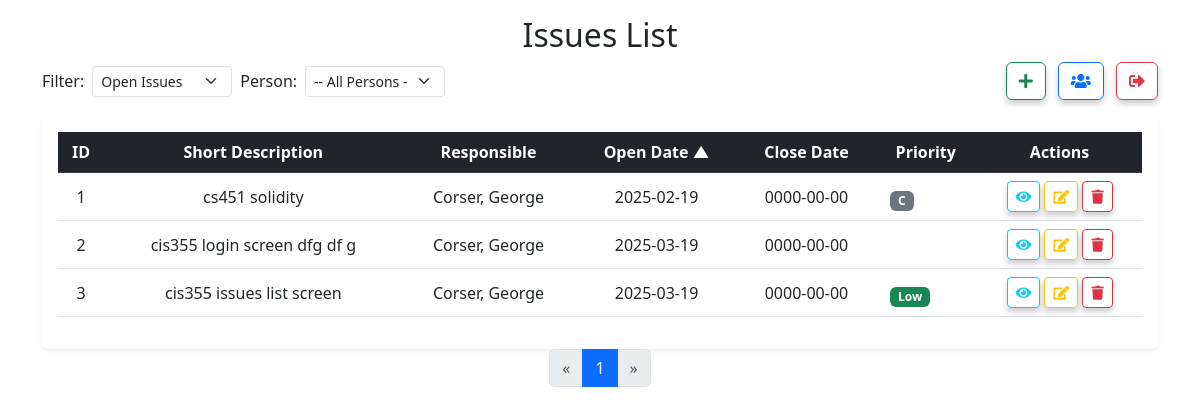
Page /issues_list.php (signed in) on the earlier database version.
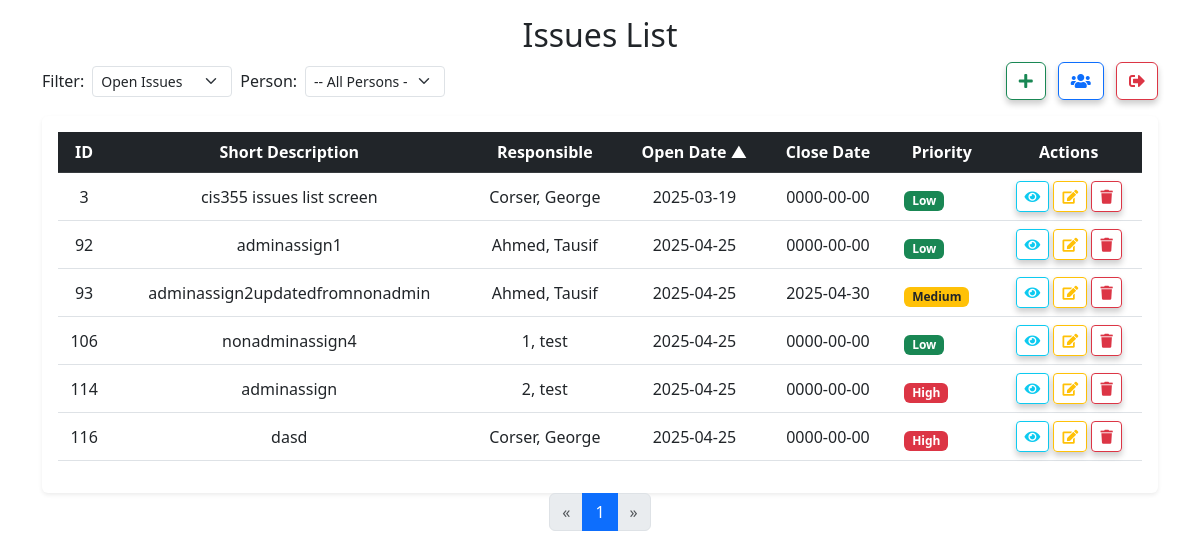
Same page on the later database version.
### tables this page shows
CREATE TABLE `iss_issues` (
  `id` int(11) NOT NULL,
  `short_description` varchar(255) NOT NULL,
  `long_description` text NOT NULL,
  `open_date` date NOT NULL,
  `close_date` date NOT NULL,
  `priority` varchar(255) NOT NULL,
  `org` varchar(255) NOT NULL,
  `project` varchar(255) NOT NULL,
  `per_id` int(11) NOT NULL,
  `created_by` int(11) NOT NULL,
  `pdf_attachment` varchar(255) DEFAULT NULL
);

CREATE TABLE `iss_persons` (
  `id` int(11) NOT NULL,
  `fname` varchar(255) NOT NULL,
  `lname` varchar(255) NOT NULL,
  `mobile` varchar(15) DEFAULT NULL,
  `email` varchar(255) NOT NULL,
  `pwd_hash` varchar(255) NOT NULL,
  `pwd_salt` varchar(255) NOT NULL,
  `admin` varchar(255) NOT NULL,
  `verified` tinyint(1) NOT NULL DEFAULT 0,
  `verify_token` varchar(255) DEFAULT NULL
);

### issues_list.php (the view, shortened to what this page needs)
<?php
$pdo = Database::connect();
$sql = "UPDATE iss_issues
        SET per_id = NULL
        WHERE per_id NOT IN (SELECT id FROM iss_persons)";
$pdo->exec($sql);
$filter = isset($_GET['filter']) ? $_GET['filter'] : 'open';
$sort = isset($_GET['sort']) ? $_GET['sort'] : 'open_date';
$order = isset($_GET['order']) ? $_GET['order'] : 'ASC';
$allowedSorts = ['id', 'short_description', 'open_date', 'close_date', 'priority', 'responsible'];
$sort = in_array($sort, $allowedSorts) ? $sort : 'open_date';
$order = strtoupper($order) === 'DESC' ? 'DESC' : 'ASC';
if ($sort === 'priority') {
    if ($order === 'ASC') {
        $order_by_clause = "FIELD(i.priority, 'Low', 'Medium', 'High')";
    } else {
        $order_by_clause = "FIELD(i.priority, 'High', 'Medium', 'Low')";
    }
} elseif ($sort === 'responsible') {
    $order_by_clause = "responsible.lname $order, responsible.fname $order";
} else {
    $order_by_clause = "i.$sort $order";
}
$limit = 10;
$page = isset($_GET['page']) ? (int)$_GET['page'] : 1;
$page = max(1, $page);
$search = isset($_GET['search']) ? trim($_GET['search']) : '';
if ($filter === 'open') {
    $count_sql = "SELECT COUNT(*) FROM iss_issues WHERE (close_date IS NULL OR close_date > NOW())";
} elseif ($filter === 'closed') {
    $count_sql = "SELECT COUNT(*) FROM iss_issues
                  WHERE close_date < NOW()
                  AND close_date != '0000-00-00'";
} else {
    $count_sql = "SELECT COUNT(*) FROM iss_issues";
}
$total_issues = $pdo->query($count_sql)->fetchColumn();
$total_pages = ceil($total_issues / $limit);
$page = min($page, $total_pages);
$offset = ($page - 1) * $limit;
$offset = max(0, $offset);
$sql = "SELECT i.*,
               creator.fname AS creator_fname, creator.lname AS creator_lname,
               responsible.fname AS responsible_fname, responsible.lname AS responsible_lname
        FROM iss_issues i
        LEFT JOIN iss_persons creator ON i.created_by = creator.id
        LEFT JOIN iss_persons responsible ON i.per_id = responsible.id
        WHERE (i.short_description LIKE :search OR i.long_description LIKE :search)";
if ($filter === 'open') {
    $sql .= " AND (i.close_date IS NULL OR i.close_date = '0000-00-00' OR i.close_date > NOW())";
} elseif ($filter === 'closed') {
    $sql .= " AND i.close_date != '0000-00-00' AND i.close_date < NOW()";
}
$sql .= " ORDER BY $order_by_clause LIMIT :limit OFFSET :offset";
$params = [
    'search' => "%$search%",
    'limit' => $limit,
    'offset' => $offset,
];
$stmt = $pdo->prepare($sql);
$stmt->bindValue(':search', $params['search'], PDO::PARAM_STR);
$stmt->bindValue(':limit', $params['limit'], PDO::PARAM_INT);
$stmt->bindValue(':offset', $params['offset'], PDO::PARAM_INT);
$stmt->execute();
$issues = $stmt->fetchAll(PDO::FETCH_ASSOC);
?>
<!DOCTYPE html>
<html lang="en">
<head>
    <link href="https://cdn.jsdelivr.net/npm/bootstrap@5.3.0/dist/css/bootstrap.min.css" rel="stylesheet">
    <link href="https://cdnjs.cloudflare.com/ajax/libs/font-awesome/5.15.4/css/all.min.css" rel="stylesheet">
</head>
<body>
    <div class="container mt-3">
        <h2 class="text-center">Issues List</h2>
        <div class="d-flex justify-content-between align-items-center mb-3">
            <form method="GET" class="d-flex align-items-center">
                <label for="filter" class="me-2">Filter:</label>
                <select name="filter" id="filter" class="form-select form-select-sm me-2" onchange="this.form.submit()">
                    <option value="open" <?= $filter === 'open' ? 'selected' : ''; ?>>Open Issues</option>
                </select>
                <label for="person_filter" class="me-2">Person:</label>
                <select name="person_filter" id="person_filter" class="form-select form-select-sm me-2" onchange="this.form.submit()">
                    <option value="">-- All Persons --</option>
                </select>
            </form>
            <div>
                <button class="btn btn-outline-success me-2 custom-btn" data-bs-toggle="modal" data-bs-target="#addIssueModal" title="Add Issue">
                    <i class="fas fa-plus"></i>
                </button>
                <?php if ($_SESSION['admin'] === "Y"): ?>
                    <a href="persons_list.php" class="btn btn-outline-primary me-2 custom-btn" title="Manage Persons">
                        <i class="fas fa-users"></i>
                    </a>
                <?php endif; ?>
                <a href="logout.php" class="btn btn-outline-danger custom-btn" title="Logout">
                    <i class="fas fa-sign-out-alt"></i>
                </a>
            </div>
        </div>
        <div class="table-responsive rounded shadow-sm bg-white p-3">
            <table class="table table-hover align-middle text-center">
                <thead class="table-dark text-center align-middle">
                    <tr>
                        <th>
                            <a href="issues_list.php?filter=<?= $filter ?>&sort=id&order=<?= ($sort === 'id' && $order === 'ASC') ? 'DESC' : 'ASC' ?>" class="text-white" style="text-decoration: none;">
                                ID <?= $sort === 'id' ? ($order === 'ASC' ? '▲' : '▼') : '' ?>
                            </a>
                        </th>
                        <th>
                            <a href="issues_list.php?filter=<?= $filter ?>&sort=short_description&order=<?= ($sort === 'short_description' && $order === 'ASC') ? 'DESC' : 'ASC' ?>" class="text-white" style="text-decoration: none;">
                                Short Description <?= $sort === 'short_description' ? ($order === 'ASC' ? '▲' : '▼') : '' ?>
                            </a>
                        </th>
                        <th>
                            <a href="issues_list.php?filter=<?= $filter ?>&sort=responsible&order=<?= ($sort === 'responsible' && $order === 'ASC') ? 'DESC' : 'ASC' ?>" class="text-white" style="text-decoration: none;">
                                Responsible <?= $sort === 'responsible' ? ($order === 'ASC' ? '▲' : '▼') : '' ?>
                            </a>
                        </th>
                        <th>
                            <a href="issues_list.php?filter=<?= $filter ?>&sort=open_date&order=<?= ($sort === 'open_date' && $order === 'ASC') ? 'DESC' : 'ASC' ?>" class="text-white" style="text-decoration: none;">
                                Open Date <?= $sort === 'open_date' ? ($order === 'ASC' ? '▲' : '▼') : '' ?>
                            </a>
                        </th>
                        <th>
                            <a href="issues_list.php?filter=<?= $filter ?>&sort=close_date&order=<?= ($sort === 'close_date' && $order === 'ASC') ? 'DESC' : 'ASC' ?>" class="text-white" style="text-decoration: none;">
                                Close Date <?= $sort === 'close_date' ? ($order === 'ASC' ? '▲' : '▼') : '' ?>
                            </a>
                        </th>
                        <th>
                            <a href="issues_list.php?filter=<?= $filter ?>&sort=priority&order=<?= ($sort === 'priority' && $order === 'ASC') ? 'DESC' : 'ASC' ?>" class="text-white" style="text-decoration: none;">
                                Priority <?= $sort === 'priority' ? ($order === 'ASC' ? '▲' : '▼') : '' ?>
                            </a>
                        </th>
                        <th class="text-white">Actions</th>
                    </tr>
                </thead>
                <tbody>
                    <?php foreach ($issues as $issue): ?>
                        <tr>
                            <td><?= htmlspecialchars($issue['id']); ?></td>
                            <td><?= htmlspecialchars($issue['short_description']); ?></td>
                            <td>
                                <?php
                                if (!empty($issue['responsible_fname']) && !empty($issue['responsible_lname'])) {
                                    echo htmlspecialchars($issue['responsible_lname'] . ', ' . $issue['responsible_fname']);
                                } else {
                                    echo "-";
                                }
                                ?>
                            </td>
                            <td><?= htmlspecialchars($issue['open_date']); ?></td>
                            <td><?= htmlspecialchars($issue['close_date']); ?></td>
                            <?php
                            $priority = $issue['priority'];
                            switch ($priority) {
                                case 'High':
                                    $badgeClass = 'bg-danger';
                                    break;
                                case 'Medium':
                                    $badgeClass = 'bg-warning text-dark';
                                    break;
                                case 'Low':
                                    $badgeClass = 'bg-success';
                                    break;
                                default:
                                    $badgeClass = 'bg-secondary';
                                    break;
                            }
                            ?>
                            <td class="text-start">
                                <span class="d-inline-flex align-items-center gap-2">
                                    <span class="badge <?= $badgeClass ?>"><?= htmlspecialchars($priority); ?></span>
                                </span>
                            </td>
                            <td>
                                <button class="btn btn-outline-info btn-sm custom-btn" data-bs-toggle="modal" data-bs-target="#readIssue<?= $issue['id']; ?>" title="Read" aria-label="Read Issue <?= $issue['id']; ?>">
                                    <i class="fas fa-eye"></i>
                                </button>
                                <?php if ($_SESSION['user_id'] == $issue['per_id'] || $_SESSION['user_id'] == $issue['created_by'] || $_SESSION['admin'] == "Y") { ?>
                                    <button class="btn btn-outline-warning btn-sm custom-btn" data-bs-toggle="modal" data-bs-target="#updateIssue<?= $issue['id']; ?>" title="Update">
                                        <i class="fas fa-edit"></i>
                                    </button>
                                    <button class="btn btn-outline-danger btn-sm custom-btn" data-bs-toggle="modal" data-bs-target="#deleteIssue<?= $issue['id']; ?>" title="Delete">
                                        <i class="fas fa-trash"></i>
                                    </button>
                                <?php } ?>
                            </td>
                        </tr>
        </div>
    </div>
<?php endforeach; ?>
<nav aria-label="Page navigation">
    <ul class="pagination justify-content-center">
        <li class="page-item <?= $page <= 1 ? 'disabled' : '' ?>">
            <a class="page-link" href="issues_list.php?page=<?= max(1, $page - 1) ?>&filter=<?= urlencode($filter) ?>&sort=<?= urlencode($sort) ?>&order=<?= urlencode($order) ?>" aria-label="Previous">
                <span aria-hidden="true">&laquo;</span>
            </a>
        </li>
        <?php for ($i = 1; $i <= $total_pages; $i++): ?>
            <li class="page-item <?= $i == $page ? 'active' : '' ?>">
                <a class="page-link" href="issues_list.php?page=<?= $i ?>&filter=<?= urlencode($filter) ?>&sort=<?= urlencode($sort) ?>&order=<?= urlencode($order) ?>">
                    <?= $i ?>
                </a>
            </li>
        <?php endfor; ?>
        <li class="page-item <?= $page >= $total_pages ? 'disabled' : '' ?>">
            <a class="page-link" href="issues_list.php?page=<?= min($total_pages, $page + 1) ?>&filter=<?= urlencode($filter) ?>&sort=<?= urlencode($sort) ?>&order=<?= urlencode($order) ?>" aria-label="Next">
                <span aria-hidden="true">&raquo;</span>
            </a>
        </li>
    </ul>
</nav>
</body>
</html>

### issues_list.php (style rules this page uses)
.custom-btn, .btn-primary, .btn-secondary, .btn-info, .btn-warning, .btn-danger { transition: box-shadow 0.2s ease, transform 0.2s ease; box-shadow: 0px 4px 6px rgba(0, 0, 0, 0.2); }
.btn-outline-success i { transition: transform 0.2s ease; }

Differences in the rows shown:
no longer on this page (row edited): iss_issues: id "1", short_description "cs451 solidity", iss_persons.lname+fname "Corser, George", open_date "2025-02-19", close_date "0000-00-00", priority "C"
no longer on this page (row edited): iss_issues: id "2", short_description "cis355 login screen dfg df g", iss_persons.lname+fname "Corser, George", open_date "2025-03-19", close_date "0000-00-00"
added iss_issues: id "92", short_description "adminassign1", iss_persons.lname+fname "Ahmed, Tausif", open_date "2025-04-25", close_date "0000-00-00", priority "Low"
added iss_issues: id "93", short_description "adminassign2updatedfromnonadmin", iss_persons.lname+fname "Ahmed, Tausif", open_date "2025-04-25", close_date "2025-04-30", priority "Medium"
added iss_issues: id "106", short_description "nonadminassign4", iss_persons.lname+fname "1, test", open_date "2025-04-25", close_date "0000-00-00", priority "Low"
added iss_issues: id "114", short_description "adminassign", iss_persons.lname+fname "2, test", open_date "2025-04-25", close_date "0000-00-00", priority "High"
added iss_issues: id "116", short_description "dasd", iss_persons.lname+fname "Corser, George", open_date "2025-04-25", close_date "0000-00-00", priority "High"
